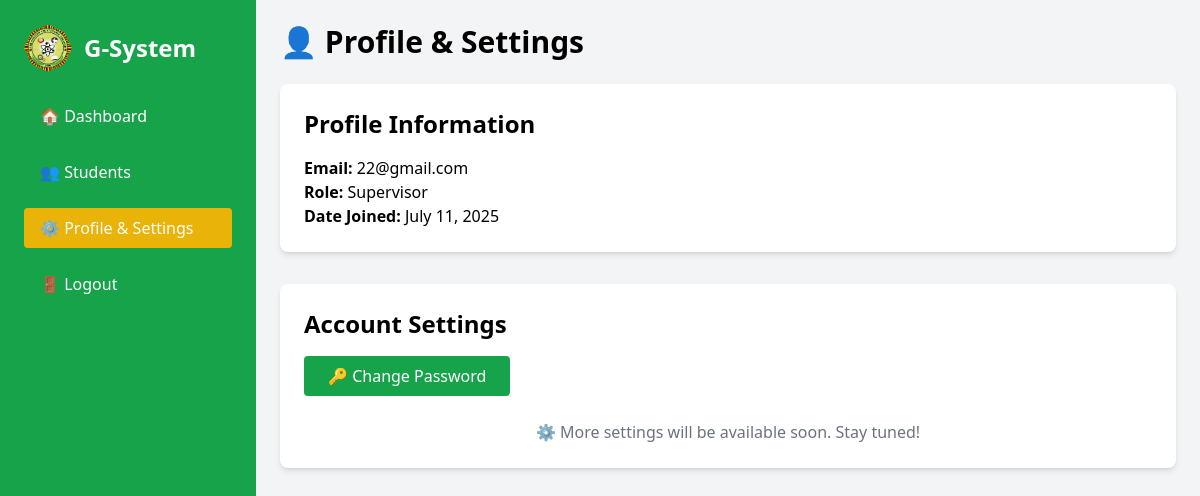
The page /supervisor/profile/ (signed in) on the database its author committed.
### attendance/models.py (models this page shows, shortened)
class CustomUser(AbstractUser):
    ROLE_CHOICES = (
        ('supervisor', 'Supervisor'),
        ('student', 'Student'),
    )
    username = None  # <--- THIS REMOVES THE USERNAME FIELD
    email = models.EmailField(_('email address'), unique=True)
    role = models.CharField(max_length=20, choices=ROLE_CHOICES)
    student_id = models.CharField(max_length=20, unique=True, null=True, blank=True)  # Student ID field
    middle_initial = models.CharField(max_length=1, blank=True, null=True)
    gender = models.CharField(max_length=10, choices=[('male', 'Male'), ('female', 'Female')], blank=True, null=True)
    date_of_birth = models.DateField(blank=True, null=True)
    must_change_password = models.BooleanField(default=True)
    USERNAME_FIELD = 'email'
    REQUIRED_FIELDS = []
    objects = CustomUserManager()

### attendance/views.py (the view)
# urls.py: path('supervisor/profile/', views.supervisor_profile, name='supervisor_profile'),
@login_required
def supervisor_profile(request):
    return render(request, 'Supervisor/profile.html')

### attendance/templates/Supervisor/profile.html (shortened to what this page needs)
{% load static %}
<!DOCTYPE html>
<html lang="en">
<head>
  <script src="https://cdn.tailwindcss.com"></script>
</head>
<body class="bg-gray-100">
<div class="flex h-screen overflow-hidden">
    <aside id="sidebar" class="fixed lg:relative z-40 lg:z-auto top-0 left-0 w-64 h-full bg-green-600 text-white p-6 transform -translate-x-full lg:translate-x-0 transition-transform duration-300 ease-in-out">
        <div class="flex items-center space-x-3 mb-6">
        <img src="{% static 'assets/fepclogo.png' %}" alt="Logo" class="w-12 h-12 rounded-full">
        <h2 class="text-2xl font-bold">G-System</h2>
        </div>
        <ul class="space-y-4">
            <li><a href="{% url 'supervisor_dashboard' %}" class="block py-2 px-4 rounded hover:bg-yellow-500">🏠 Dashboard</a></li>
            <li><a href="{% url 'student_masterlist' %}" class="block py-2 px-4 rounded hover:bg-yellow-500">👥 Students</a></li>
            <li><a href="{% url 'supervisor_profile' %}" class="block py-2 px-4 rounded bg-yellow-500">⚙️ Profile & Settings</a></li>
            <li><button onclick="openLogoutModal()" class="w-full text-left py-2 px-4 rounded hover:bg-red-600">🚪 Logout</button></li>
        </ul>
    </aside>
    <main class="p-6 overflow-y-auto flex-1">
      <h1 class="text-3xl font-bold mb-6">👤 Profile & Settings</h1>
      <div class="bg-white p-6 rounded-lg shadow-md mb-8">
        <h2 class="text-2xl font-semibold mb-4">Profile Information</h2>
        <p><strong>Email:</strong> {{ user.email }}</p>
        <p><strong>Role:</strong> {{ user.role|capfirst }}</p>
        <p><strong>Date Joined:</strong> {{ user.date_joined|date:"F j, Y" }}</p>
      </div>
      <div class="bg-white p-6 rounded-lg shadow-md mb-8">
        <h2 class="text-2xl font-semibold mb-4">Account Settings</h2>
        <div class="mb-6">
          <button onclick="openChangePasswordModal()" class="bg-green-600 text-white px-6 py-2 rounded hover:bg-yellow-500 w-full sm:w-auto">
            🔑 Change Password
          </button>
        </div>
        <div class="mt-6 text-gray-500 text-center">
          ⚙️ More settings will be available soon. Stay tuned!
        </div>
      </div>
    </main>
  </div>
</body>
</html>

### rows shown on the page
CustomUser: email "22@gmail.com", role "Supervisor", date_joined "July 11, 2025"
